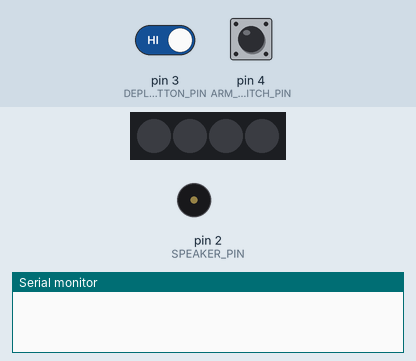
This sketch was run on a simulated Arduino Uno, built with avr-gcc and run on an emulated ATmega328P. Parts: 4 RGB LEDs in strip order, left to right, buzzer (waves = sounding), the last lines printed to the serial monitor. Inputs (shaded band) come from the test bench; at power-on: pin 4 (ARM_SWITCH_PIN) HIGH, pin 3 (DEPLOY_BUTTON_PIN) HIGH. The strip is taken to match the declared colour order.

Above: at 1.2 s.
1.3 s: pin 4 (ARM_SWITCH_PIN) pulled LOW for 0.15 s
At 4.3 s:
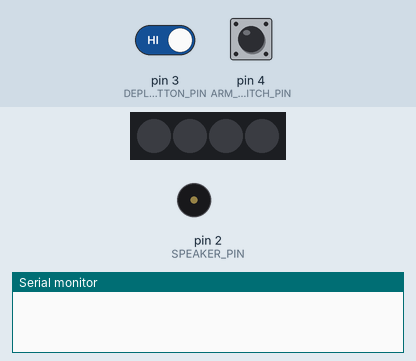
4.4 s: pin 3 (DEPLOY_BUTTON_PIN) driven LOW and pin 4 (ARM_SWITCH_PIN) driven LOW
At 7.2 s:
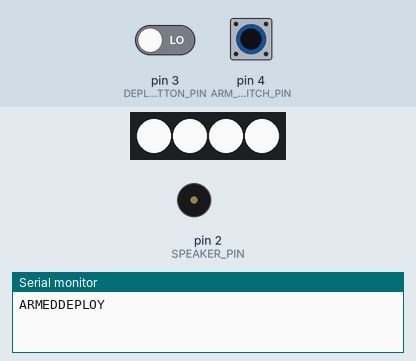
7.4 s: pin 4 (ARM_SWITCH_PIN) driven HIGH
At 8.5 s:
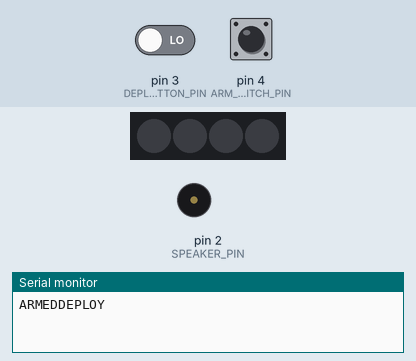
8.9 s: pin 4 (ARM_SWITCH_PIN) driven LOW
At 10.58 s:
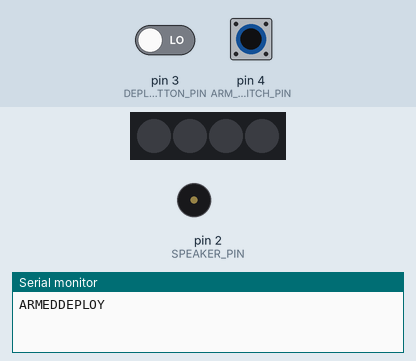
Timing chart, 0 to 12.9 s (numbered marks = the images above; inputs shaded):
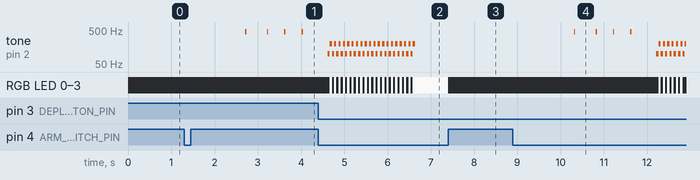

Measured:
- after the input at 1.3 s, tone on pin 2 (SPEAKER_PIN): alternates 440 Hz for 0.03 s and silent for 0.37 s, starting after 1.4 s
- after the input at 4.4 s, tone on pin 2 (SPEAKER_PIN): silent → 100 Hz after 0.22 s, then repeats every 0.10 s: 200 Hz 0.05 s, 100 Hz 0.05 s, until it stays silent from 6.6 s
- after the input at 7.4 s, RGB LED 0–3: RGB(236, 236, 236) → off at once
- after the input at 8.9 s, tone on pin 2 (SPEAKER_PIN): plays 440 Hz for 0.03 s, 440 Hz for 0.03 s, 440 Hz for 0.03 s, 440 Hz for 0.03 s, 100 Hz for 0.05 s, 200 Hz for 0.05 s … (18 notes in this stretch), starting after 1.4 s

The sketch:

Deployatron.ino
```cpp
#include <Adafruit_NeoPixel.h>
#include <avr/power.h>

#define NUM_PIXELS 4

#define SPEAKER_PIN 2
#define DEPLOY_BUTTON_PIN 3
#define ARM_SWITCH_PIN 4
#define PIXELS_PIN 6

Adafruit_NeoPixel pixels = Adafruit_NeoPixel(NUM_PIXELS, PIXELS_PIN, NEO_KHZ400);

int armSwitchState = 0;
int deployButtonState = 0;

boolean isArmed = false;
boolean isDeployed = false;

void setup() {
  pinMode(SPEAKER_PIN, OUTPUT);
  pinMode(ARM_SWITCH_PIN, INPUT);
  pinMode(DEPLOY_BUTTON_PIN, INPUT);

  pixels.begin();
  pixels.show();

  Serial.begin(9600);
}

void loop() {
  armSwitchState = digitalRead(ARM_SWITCH_PIN);
  deployButtonState = digitalRead(DEPLOY_BUTTON_PIN);

  if (armSwitchState == LOW) {

    if (!isArmed) {
      fadeUpRed();
      pixels.show();
      isArmed = true;
      isDeployed = false;
      Serial.write("ARMED");
    }

  } else {
   if (isArmed) {
     turnAllOff();
     pixels.show();
     isArmed = false;
   }
  }

  if (deployButtonState == LOW) {
      if (isArmed && !isDeployed) {
        Serial.write("DEPLOY");
        pulseAll();
        isDeployed = true;
      }
  }

}

void turnAllOff() {
  for (uint16_t pixel=0; pixel<pixels.numPixels(); pixel++) {
    pixels.setPixelColor(pixel, pixels.Color(0, 0, 0));
  }
  pixels.show();
}

void fadeUpRed() {
  for (uint16_t brightness=0; brightness<256; brightness++) {
    for (uint16_t pixel=0; pixel<pixels.numPixels(); pixel++) {
      pixels.setPixelColor(pixel, pixels.Color(brightness, 0, 0));
    }

    tone(SPEAKER_PIN, 184 + brightness);
    pixels.show();
    delay(5);
  }

  noTone(SPEAKER_PIN);

  setPixel(500, pixels.Color(0, 255, 0), 3);
  setPixel(400, pixels.Color(0, 255, 0), 2);
  setPixel(400, pixels.Color(0, 255, 0), 1);
  setPixel(600, pixels.Color(0, 255, 0), 0);
}

void setPixel(uint16_t wait, uint32_t colour, uint16_t pixel) {
  pixels.setPixelColor(pixel, colour);
  pixels.show();
  tone(SPEAKER_PIN, 440);
  delay(30);
  noTone(SPEAKER_PIN);
  delay(wait - 30);
}

void pulseAll() {
  for (uint16_t pulses=0; pulses<20; pulses++) {

    for (uint16_t pixel=0; pixel<pixels.numPixels(); pixel++) {
      pixels.setPixelColor(pixel, pixels.Color(255-pulses, 0, 0));
    }
    pixels.show();
    tone(SPEAKER_PIN, 100);
    delay(50);

    for (uint16_t pixel=0; pixel<pixels.numPixels(); pixel++) {
      pixels.setPixelColor(pixel, pixels.Color(0, 0, 255-pulses));
    }
    pixels.show();
    tone(SPEAKER_PIN, 200);
    delay(50);
  }

  for (uint16_t pixel=0; pixel<pixels.numPixels(); pixel++) {
    pixels.setPixelColor(pixel, pixels.Color(255, 128, 0));
  }

  noTone(SPEAKER_PIN);
}

void setToBlue() {
    for (uint16_t pixel=0; pixel<pixels.numPixels(); pixel++) {
    pixels.setPixelColor(pixel, pixels.Color(0, 0, 255));
  }
  pixels.show();
}
```
